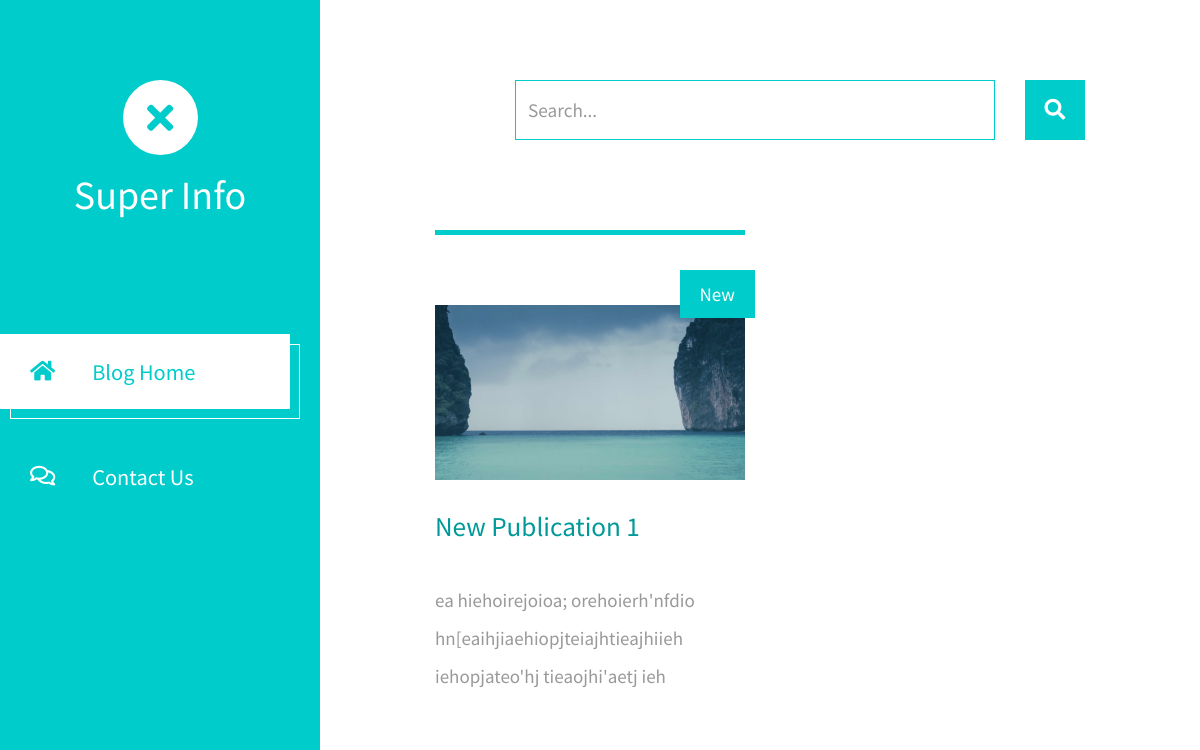
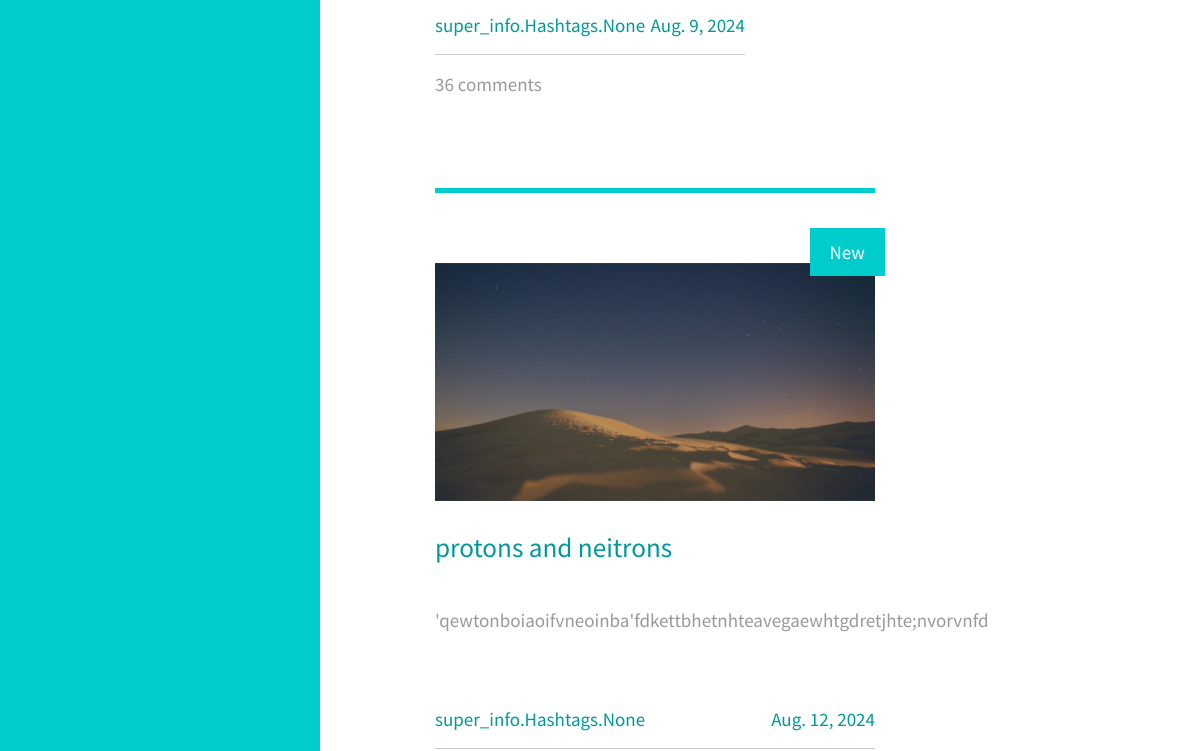
/en-us/home/ (upper part), run on an earlier commit of the app's database (2 pictures, top to bottom).
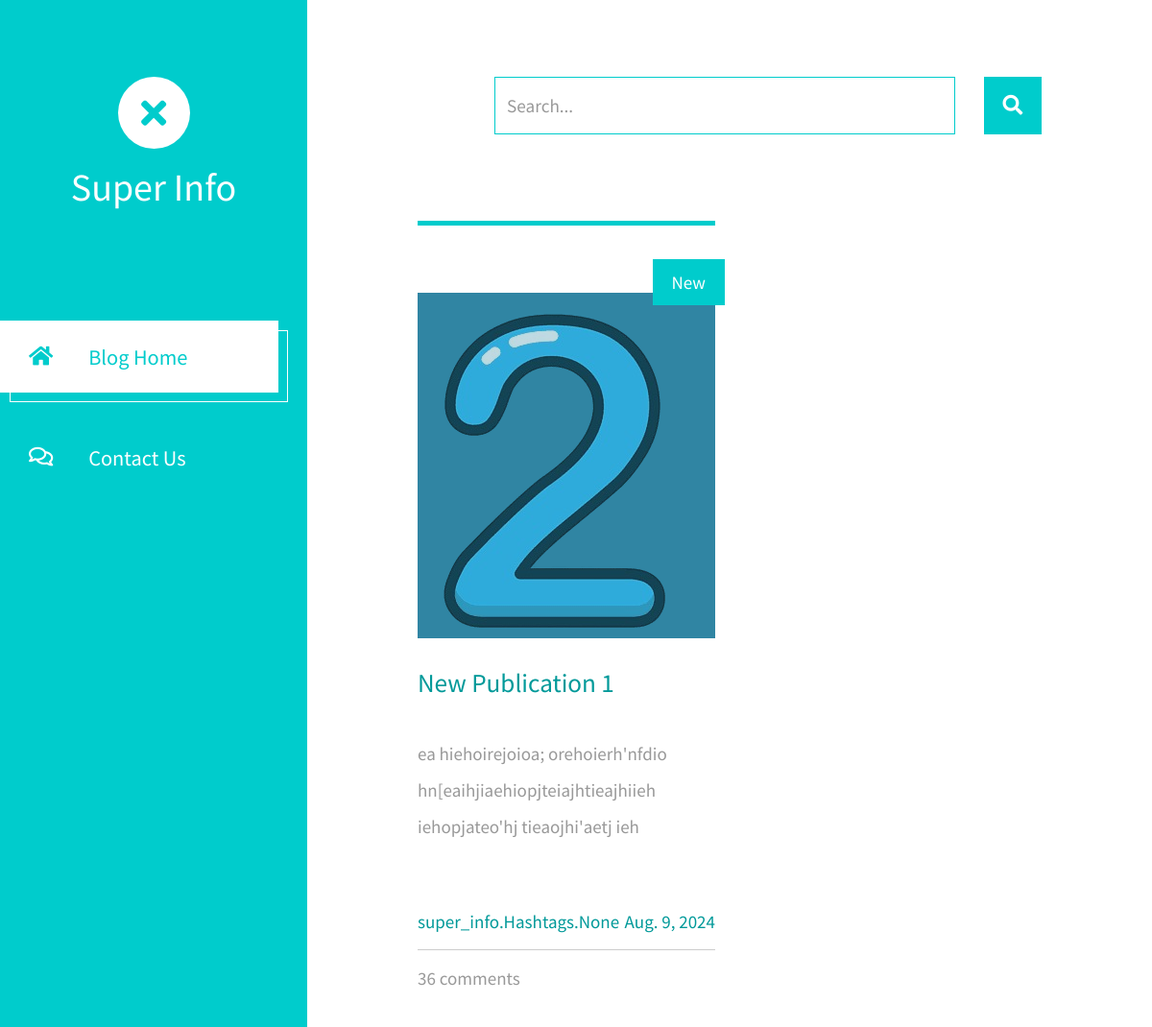
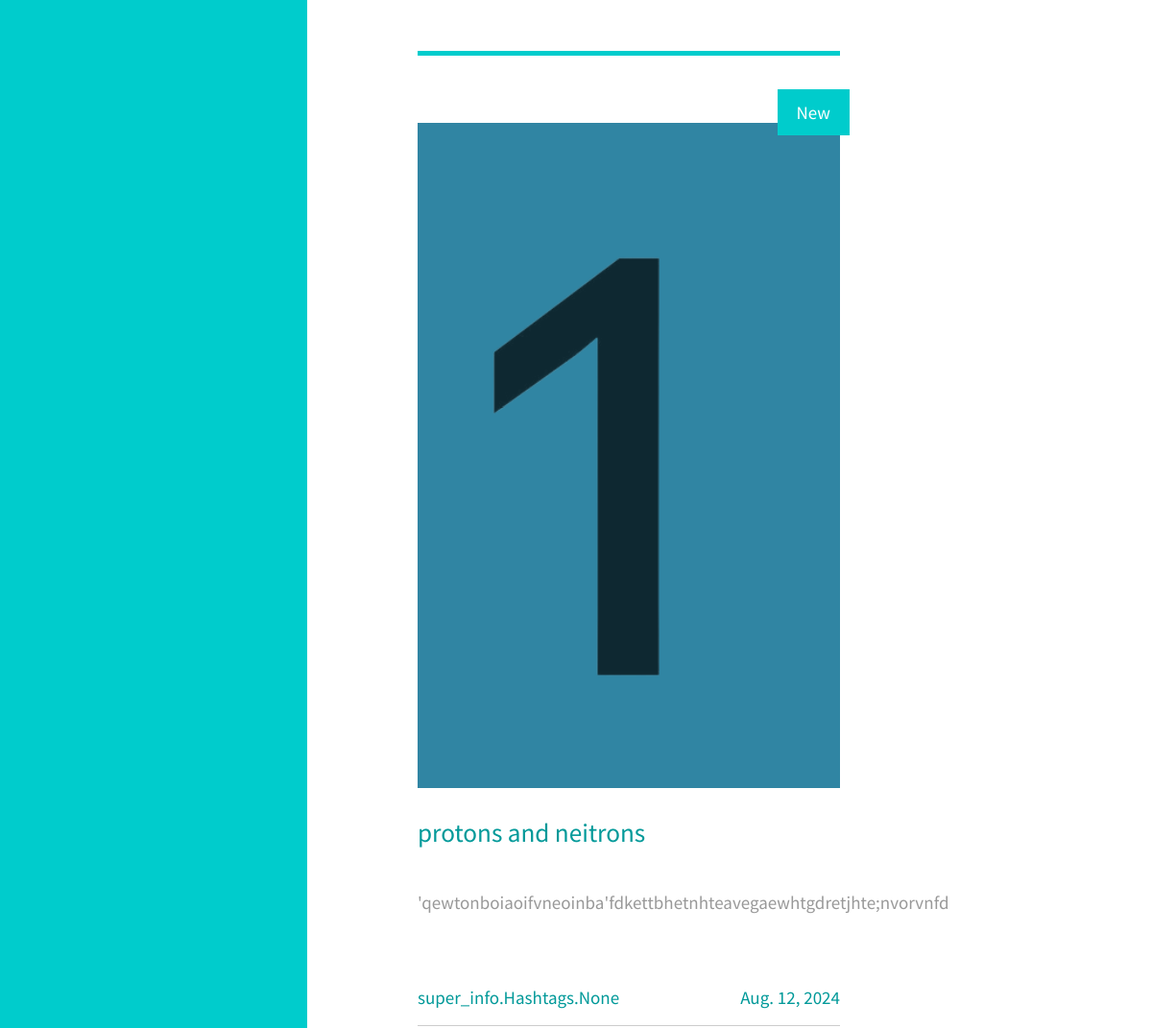
And on a later commit of the database (2 pictures, top to bottom).
### super_info/models.py (models this page shows, shortened)
class Publications(models.Model):
   category = models.ForeignKey(Category, on_delete=models.CASCADE, related_name='publication', null=True)
   hashtags = models.ManyToManyField(Hashtags, related_name='publication')
   title = models.CharField(max_length=255)
   short_description = models.TextField(null=True)
   description = models.TextField()
   img = models.ImageField(null=True)
   datetime = models.DateField()
   is_active = models.BooleanField(default=True)

### super_info/views.py (the view)
# urls.py: path('home/', HomeView.as_view(), name='home-list'),
class HomeView(TemplateView):
   template_name = 'index.html'
   def get_context_data(self, **kwargs):
      publication = Publications.objects.all()
      paginator = Paginator(publication, 2)
      page_number = self.request.GET.get('page', 1)
      page_obj = paginator.get_page(page_number)
      context = {
         'page_obj': page_obj,
         'publications': Publications.objects.filter(is_active=True)
      }
      return context

### templates/index.html (shortened to what this page needs)
{% load static %}
{% load i18n %}
<html>
    <html lang="en">
    <head>
        <link rel="stylesheet" href="{% static 'fontawesome/css/all.min.css' %}">
        <link href="{% static 'css/bootstrap.min.css' %}" rel="stylesheet">
        <link href="{% static 'css/templatemo-xtra-blog.css' %}" rel="stylesheet">
    </head>
    <body>
        <header class="tm-header" id="tm-header">
            <div class="tm-header-wrapper">
                <div class="tm-site-header">
                    <div class="mb-3 mx-auto tm-site-logo"><i class="fas fa-times fa-2x"></i></div>
                    <h1 class="text-center">{% trans 'Super Info' %}</h1>
                </div>
                <nav class="tm-nav" id="tm-nav">
                    <ul>
                        <li class="tm-nav-item active">
                            <a href="{% url 'home-list' %}" class="tm-nav-link">
                                <i class="fas fa-home"></i>
                                Blog Home
                            </a>
                        </li>
                        <li class="tm-nav-item">
                            <a href="{% url 'contact-list' %}" class="tm-nav-link">
                            <i class="far fa-comments"></i>
                            Contact Us
                            </a>
                        </li>
                    </ul>
                </nav>
            </div>
        </header>
        <div class="container-fluid">
            <main class="tm-main">
                <div class="row tm-row">
                    <div class="col-12">
                        <form method="GET" class="form-inline tm-mb-80 tm-search-form">
                            <input class="form-control tm-search-input" name="query" type="text" placeholder="Search..." aria-label="Search">
                            <button class="tm-search-button" type="submit">
                                <i class="fas fa-search tm-search-icon" aria-hidden="true"></i>
                            </button>
                        </form>
                    </div>
                </div>
                <div class="row tm-row">
                    {% for item in page_obj %}
                    <article class="col-12 col-md-6 tm-post">
                        <hr class="tm-hr-primary">
                        <a href="{% url 'detail-list' item.id %}" class="effect-lily tm-post-link tm-pt-60">
                            <div class="tm-post-link-inner">
                                <img src="{{ item.img.url }}" alt="Image" class="img-fluid">
                            </div>
                            <span class="position-absolute tm-new-badge">New</span>
                            <h2 class="tm-pt-30 tm-color-primary tm-post-title">{{ item.title }}</h2>
                        </a>
                        <p class="tm-pt-30">
                            {{item.short_description}}
                        </p>
                        <div class="d-flex justify-content-between tm-pt-45">
                            <span class="tm-color-primary">{{item.hashtags}}</span>
                            <span class="tm-color-primary">{{item.datetime}}</span>
                        </div>
                        <hr>
                        <div class="d-flex justify-content-between">
                            <span>36 comments</span>
                        </div>
                    </article>
                    {% endfor %}
                </div>
            </main>
        </div>
    </body>
</html>

What changed in the data, as far as the page shows it:
changed Publications "New Publication 1": img: a different picture
changed Publications "protons and neitrons": img: a different picture
